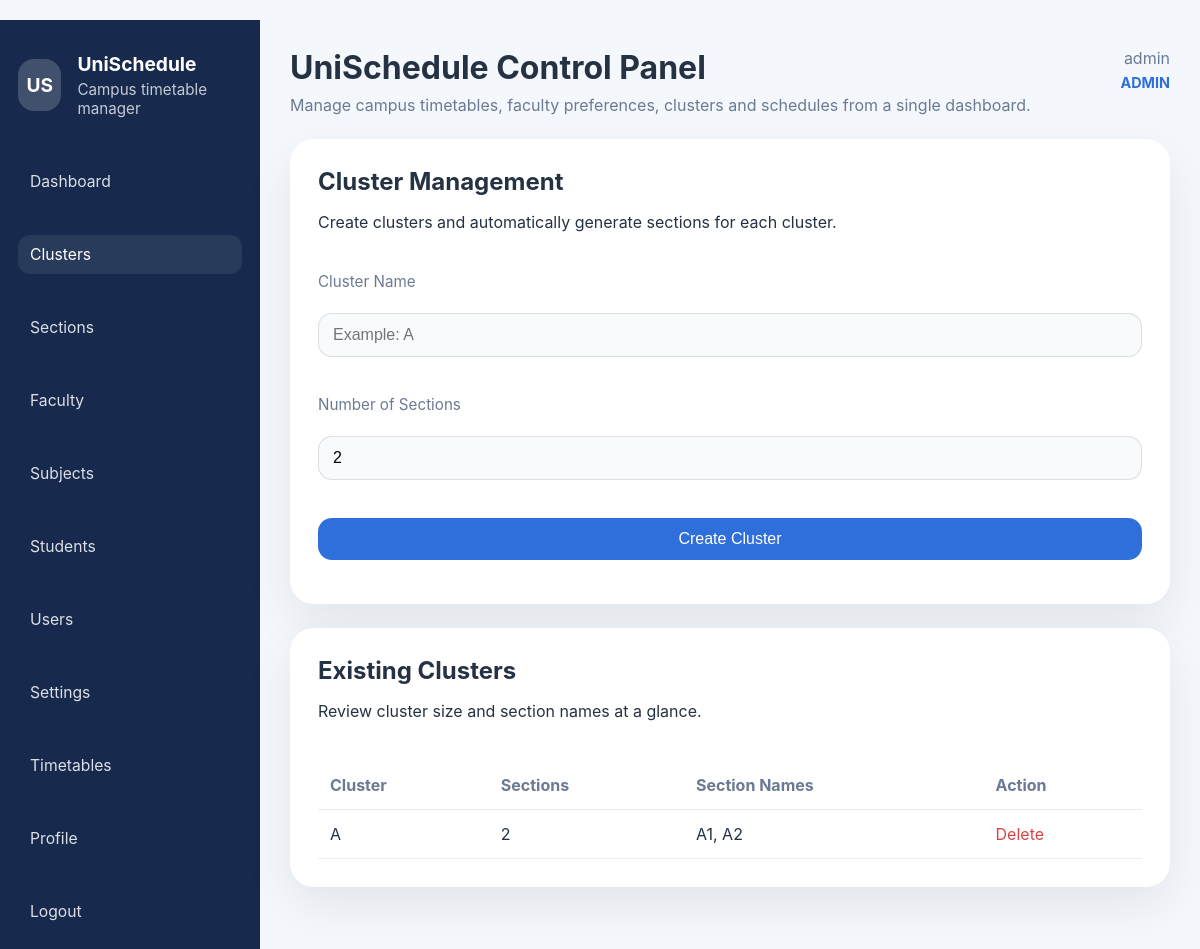
The page /clusters (signed in) on the database its author committed.
### app.py (models this page shows)
class User(UserMixin, db.Model):
    id = db.Column(db.Integer, primary_key=True)
    username = db.Column(db.String(120), unique=True, nullable=False)
    password = db.Column(db.String(255), nullable=False)
    role = db.Column(db.String(20), nullable=False)

class Cluster(db.Model):
    id = db.Column(db.Integer, primary_key=True)
    name = db.Column(db.String(50), unique=True, nullable=False)
    sections = db.relationship('Section', backref='cluster', cascade='all, delete-orphan')

### app.py (the view, shortened to what this page needs)
@app.route('/clusters', methods=['GET', 'POST'])
@login_required
def manage_clusters():
    if not admin_only():
        flash('Unauthorized access.', 'danger')
        return redirect(url_for('dashboard'))
    clusters = Cluster.query.order_by(Cluster.name).all()
    return render_template('clusters.html', clusters=clusters)

### app.py (called while the page is built)
def admin_only():
    return current_user.is_authenticated and current_user.role == ROLE_ADMIN

@login_manager.user_loader
def load_user(user_id):
    return User.query.get(int(user_id))

@app.context_processor
def inject_user_roles():
    return {
        'role_admin': ROLE_ADMIN,
        'role_student': ROLE_STUDENT
    }

### templates/clusters.html
{% extends 'base.html' %}
{% block content %}
<div class="panel">
    <div class="panel-header">
        <div>
            <h2>Cluster Management</h2>
            <p>Create clusters and automatically generate sections for each cluster.</p>
        </div>
    </div>
    <form method="post" class="form-panel">
        <div class="form-row">
            <label>Cluster Name</label>
            <input type="text" name="name" placeholder="Example: A" required>
        </div>
        <div class="form-row">
            <label>Number of Sections</label>
            <input type="number" name="sections_count" min="1" value="2" required>
        </div>
        <button class="primary">Create Cluster</button>
    </form>
</div>
<div class="panel">
    <div class="panel-header">
        <div>
            <h2>Existing Clusters</h2>
            <p>Review cluster size and section names at a glance.</p>
        </div>
    </div>
    <table>
        <thead>
            <tr>
                <th>Cluster</th>
                <th>Sections</th>
                <th>Section Names</th>
                <th>Action</th>
            </tr>
        </thead>
        <tbody>
            {% for cluster in clusters %}
            <tr>
                <td>{{ cluster.name }}</td>
                <td>{{ cluster.sections|length }}</td>
                <td>{{ cluster.sections|map(attribute='name')|join(', ') }}</td>
                <td><a class="danger" href="{{ url_for('delete_cluster', cluster_id=cluster.id) }}">Delete</a></td>
            </tr>
            {% endfor %}
        </tbody>
    </table>
</div>
{% endblock %}

### templates/base.html (shortened to what this page needs)
﻿<!doctype html>
<html lang="en">
<head>
    <link rel="stylesheet" href="/static/style.css">
</head>
<body>
    <div class="app-shell">
        <aside class="sidebar">
            <div class="brand-block">
                <div class="brand-logo">US</div>
                <div>
                    <div class="brand-title">UniSchedule</div>
                    <div class="brand-tag">Campus timetable manager</div>
                </div>
            </div>
            <nav class="nav-list">
                {% if current_user.is_authenticated %}
                    <a href="{{ url_for('dashboard') }}">Dashboard</a>
                    {% if current_user.role == role_admin %}
                        <a href="{{ url_for('manage_clusters') }}">Clusters</a>
                        <a href="{{ url_for('manage_sections') }}">Sections</a>
                        <a href="{{ url_for('manage_faculty') }}">Faculty</a>
                        <a href="{{ url_for('manage_subjects') }}">Subjects</a>
                        <a href="{{ url_for('manage_students') }}">Students</a>
                        <a href="{{ url_for('manage_users') }}">Users</a>
                        <a href="{{ url_for('settings_page') }}">Settings</a>
                    {% elif current_user.role == role_student %}
                        <a href="{{ url_for('student_portal') }}">Student Portal</a>
                        <a href="{{ url_for('choose_section') }}">Choose Section</a>
                        <a href="{{ url_for('choose_subjects') }}">Choose Subjects</a>
                    {% endif %}
                    <a href="{{ url_for('view_timetables') }}">Timetables</a>
                    <a href="{{ url_for('profile') }}">Profile</a>
                    <a href="{{ url_for('logout') }}" class="danger-link">Logout</a>
                {% else %}
                    <a href="{{ url_for('login') }}">Login</a>
                    <a href="{{ url_for('register') }}">Register</a>
                {% endif %}
            </nav>
        </aside>
        <main class="main-content">
            <header class="main-header">
                <div class="header-left">
                    <h1>UniSchedule Control Panel</h1>
                    <p>Manage campus timetables, faculty preferences, clusters and schedules from a single dashboard.</p>
                </div>
                {% if current_user.is_authenticated %}
                <div class="header-user">
                    <span>{{ current_user.username }}</span>
                    <span class="user-role">{{ current_user.role }}</span>
                </div>
                {% endif %}
            </header>
            <div class="content-area">
                {% block content %}{% endblock %}
            </div>
        </main>
    </div>
</body>
</html>

### static/style.css (style rules this page uses)
:root { --bg: #f4f7fb; --surface: #ffffff; --primary: #2f6fdb; --primary-dark: #254fcc; --success: #1e9a3a; --danger: #d64545; --text: #253243; --muted: #6b7a93; }
body { margin: 0; font-family: Inter, system-ui, -apple-system, BlinkMacSystemFont, "Segoe UI", sans-serif; background: var(--bg); color: var(--text); }
.app-shell { display: grid; grid-template-columns: 260px minmax(0, 1fr); min-height: 100vh; }
.sidebar { padding: 32px 18px; background: #172a4d; color: white; }
.brand-block { display: flex; gap: 16px; align-items: center; margin-bottom: 32px; }
.brand-logo { width: 52px; height: 52px; border-radius: 16px; background: rgba(255,255,255,.18); display: grid; place-items: center; font-size: 1.2rem; font-weight: 700; }
.brand-title { font-size: 1.2rem; font-weight: 700; margin-bottom: 4px; }
.brand-tag { color: rgba(255,255,255,.75); font-size: 0.95rem; }
.nav-list { display: grid; gap: 10px; }
.nav-list a { display: block; padding: 11px 14px; color: rgba(255,255,255,.9); border-radius: 14px; text-decoration: none; font-size: 0.98rem; }
.nav-list a:hover, .nav-list a.active { background: rgba(255, 255, 255, .12); }
.danger-link { color: var(--danger); }
.main-content { padding: 28px 30px 36px; background: var(--bg); }
.main-header { display: flex; justify-content: space-between; align-items: flex-start; gap: 24px; margin-bottom: 24px; }
.header-left h1 { margin: 0 0 8px; }
.header-left p { margin: 0; color: var(--muted); }
.header-user { display: flex; flex-direction: column; gap: 6px; align-items: flex-end; color: var(--muted); }
.user-role { font-size: 0.9rem; color: var(--primary); font-weight: 700; }
.content-area { max-width: 1180px; margin: 0 auto; }
.sidebar nav a { display: block; margin: 12px 0; color: rgba(255,255,255,.85); text-decoration: none; padding: 10px 12px; border-radius: 12px; }
.sidebar nav a:hover, .sidebar nav a.active { background: rgba(255,255,255,.08); color: white; }
.panel { background: var(--surface); border-radius: 24px; padding: 28px; margin-bottom: 24px; box-shadow: 0 18px 50px rgba(15, 23, 42, .08); }
h1, h2, h3 { margin: 0 0 16px; }
.panel-header { display: flex; align-items: center; justify-content: space-between; gap: 16px; margin-bottom: 24px; }
.panel-header h2 { margin-bottom: 6px; }
.form-row, .form-grid { display: grid; gap: 16px; margin-bottom: 18px; }
label { display: block; font-size: 0.95rem; margin-bottom: 6px; color: var(--muted); }
input, select { width: 100%; padding: 12px 14px; border: 1px solid rgba(15,23,42,.12); border-radius: 14px; background: #f8fafc; font-size: 1rem; }
.form-panel { display: grid; gap: 20px; }
button, a.primary, a.secondary { border: none; border-radius: 14px; padding: 12px 20px; font-size: 1rem; cursor: pointer; text-align: center; display: inline-flex; align-items: center; justify-content: center; }
button.primary, a.primary { background: var(--primary); color: white; }
table { width: 100%; border-collapse: collapse; }
th, td { text-align: left; padding: 14px 12px; border-bottom: 1px solid rgba(15, 23, 42, .08); }
th { color: var(--muted); }
a.danger { color: var(--danger); text-decoration: none; }

### rows shown on the page
User: username "admin", role "ADMIN"
Cluster: name "A", sections|length "2", sections|map "A1, A2"
